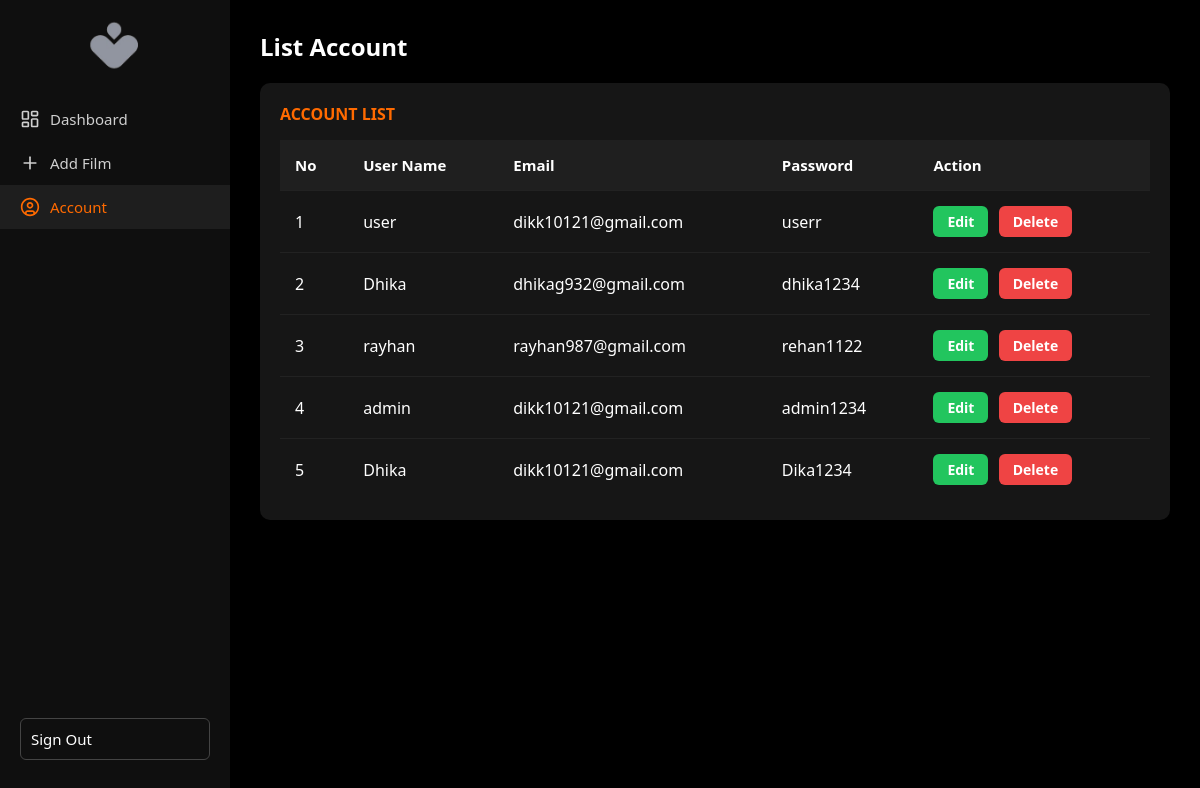
/Tugas/dashboard_account.php, run on the app's committed database.
### tables this page shows
CREATE TABLE `users` (
  `id` int(11) NOT NULL,
  `email` varchar(225) DEFAULT NULL,
  `username` varchar(50) DEFAULT NULL,
  `password` varchar(50) DEFAULT NULL
);

### Tugas/dashboard_account.php (the view, shortened to what this page needs)
<?php
include 'sys_koneksi.php';
$result = $koneksi->query("SELECT * FROM users ORDER BY id ASC");
?>
<!DOCTYPE html>
<html lang="en">
<head>
  <link rel="stylesheet" href="css/dashboard_account.css">
</head>
<body>
  <div class="sidebar">
    <div>
      <div class="logo">
         <img src="image\logo.png" alt="Logo Bioskop" />
      </div>
      <div class="menu">
        <a href="dashboard_list.php">
          Dashboard
        </a>
        <a href="dashboard_add.php">
          Add Film
        </a>
        <a href="dashboard_account.php" class="active">
          Account
        </a>
      </div>
    </div>
    <a href="logout.php" class="logout">Sign Out</a>
  </div>
  <div class="main-content">
    <h2>List Account</h2>
    <div class="card">
      <h3>ACCOUNT LIST</h3>
      <table>
        <thead>
          <tr>
            <th>No</th>
            <th>User Name</th>
            <th>Email</th>
            <th>Password</th>
            <th>Action</th>
          </tr>
        </thead>
        <tbody>
          <?php
          $no = 1;
          while ($row = $result->fetch_assoc()) {
            echo "<tr>
                    <td>{$no}</td>
                    <td>{$row['username']}</td>
                    <td>{$row['email']}</td>
                    <td>{$row['password']}</td>
                    <td>
                      <a href='dashboard_account_edit.php?id={$row['id']}' class='btn-edit'>Edit</a>
                      <a href='dashboard_account_delete.php?id={$row['id']}' class='btn-delete' onclick=\"return confirm('Yakin hapus akun ini?');\">Delete</a>
                    </td>
                  </tr>";
            $no++;
          }
          ?>
        </tbody>
      </table>
    </div>
  </div>
</body>
</html>

### Tugas/css/dashboard_account.css (style rules this page uses)
* { margin: 0; padding: 0; box-sizing: border-box; font-family: 'Segoe UI', Tahoma, Geneva, Verdana, sans-serif; }
body { background-color: #000; color: #fff; display: flex; min-height: 100vh; }
.sidebar { width: 230px; background-color: #0f0f0f; height: 100vh; position: fixed; top: 0; left: 0; display: flex; flex-direction: column; justify-content: space-between; padding: 20px 0; }
.logo { text-align: center; margin-bottom: 25px; }
.logo img { width: 60px; height: auto; display: block; margin: 0 auto; }
.sidebar .menu { display: flex; flex-direction: column; }
.sidebar a { color: #cfcfcf; text-decoration: none; padding: 12px 20px; transition: all .3s ease; font-size: 15px; display: flex; align-items: center; gap: 10px; }
.sidebar a:hover, .sidebar a.active { background-color: #1e1e1e; color: #ff6a00; }
.sidebar .logout { margin: 20px; padding: 10px; border: 1px solid #444; text-align: center; border-radius: 6px; background: transparent; color: #fff; transition: 0.3s; }
.menu-icon { width: 20px; height: 20px; }
.main-content { margin-left: 94px; padding: 30px; width: calc(100% - 230px); }
.main-content h2 { font-size: 24px; font-weight: 700; margin-bottom: 20px; }
.card { background-color: #161616; border-radius: 10px; padding: 20px; box-shadow: 0 4px 10px rgba(0, 0, 0, 0.6); }
.card h3 { font-size: 16px; font-weight: 600; margin-bottom: 15px; color: #ff6a00; }
table { width: 100%; border-collapse: collapse; }
table thead { background-color: #1f1f1f; }
table th { padding: 15px; text-align: left; font-weight: 600; font-size: 15px; color: #fff; }
table td { padding: 15px; border-top: 1px solid #222; vertical-align: middle; }
.btn-edit, .btn-delete { display: inline-block; padding: 6px 14px; border-radius: 6px; text-decoration: none; font-size: 14px; font-weight: 600; margin-right: 6px; transition: 0.3s; }
.btn-edit { background: #22c55e; color: #fff; }
.btn-delete { background: #ef4444; color: #fff; }

### data on the page
users: username "user", email "dikk10121@gmail.com", password "userr"
users: username "Dhika", email "dhikag932@gmail.com", password "dhika1234"
users: username "rayhan", email "rayhan987@gmail.com", password "rehan1122"
users: username "admin", email "dikk10121@gmail.com", password "admin1234"
users: username "Dhika", email "dikk10121@gmail.com", password "Dika1234"
